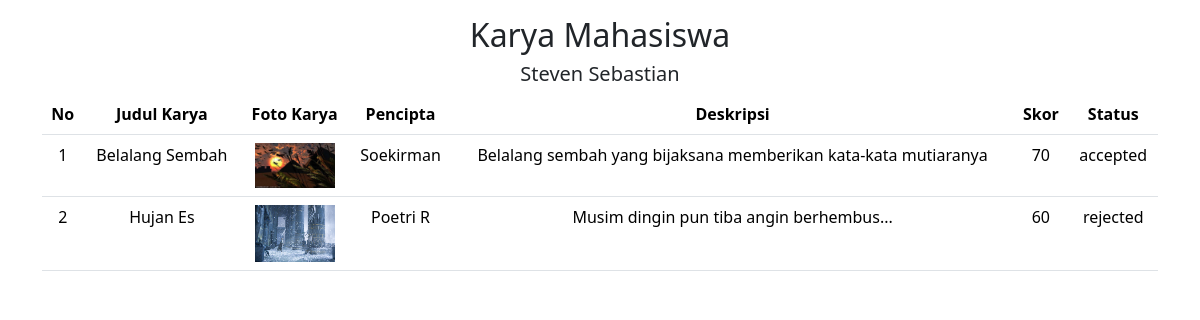
The app's page /cms/karya_mahasiswa.php?id_user=1&nama=Steven Sebastian (signed in) with its own data.
### tables this page shows
CREATE TABLE `tb_karya` (
  `id_karya` int(11) NOT NULL,
  `id_user` int(11) NOT NULL,
  `judul_karya` varchar(50) NOT NULL,
  `foto_kaya` varchar(100) NOT NULL,
  `deskripsi` text NOT NULL,
  `pencipta` varchar(30) NOT NULL,
  `skor` int(3) DEFAULT NULL,
  `tenggat_kurasi` date DEFAULT NULL,
  `status` varchar(10) NOT NULL
);

### cms/karya_mahasiswa.php (the view, shortened to what this page needs)
<!DOCTYPE html>
<html lang="en">
<head>
    <link href="https://cdn.jsdelivr.net/npm/bootstrap@5.3.3/dist/css/bootstrap.min.css" rel="stylesheet">
</head>
<body>
    <?php
    include "connection.php";
    $nama = $_GET['nama'];
    ?>
    <div class="container">
        <h2 class="text-center mt-3">Karya Mahasiswa</h2>
        <h5 align='center'><?= $nama; ?></h5>
        <table class="table table-hover text-center mt-2" id="myTable">
            <thead>
                <tr>
                    <th>No</th>
                    <th>Judul Karya</th>
                    <th>Foto Karya</th>
                    <th>Pencipta</th>
                    <th>Deskripsi</th>
                    <th>Skor</th>
                    <th>Status</th>
                </tr>
            </thead>
            <tbody>
                <?php
                $id_user = $_GET['id_user'];
                $sSQL = "select * from tb_karya where id_user='$id_user'";
                $result = mysqli_query($conn, $sSQL);
                if (mysqli_num_rows($result) > 0) {
                    $no = 0;
                    while ($row = mysqli_fetch_assoc($result)) {
                        $no++;
                        $judul_karya = $row['judul_karya'];
                        $foto_karya = $row['foto_kaya'];
                        $pencipta = $row['pencipta'];
                        $deskripsi = $row['deskripsi'];
                        $skor = $row['skor'];
                        $status = $row['status'];
                ?>
                        <tr>
                            <td><?php echo $no; ?></td>
                            <td><?php echo $judul_karya; ?></td>
                            <td><img src="../images/<?= $foto_karya; ?>" width="80px"></td>
                            <td><?= $pencipta; ?></td>
                            <td><?= $deskripsi; ?></td>
                            <td><?= $skor; ?></td>
                            <td><?= $status; ?></td>
                        </tr>
                    <?php
                    }
                } else {
                    ?>
                    <tr>
                        <td align="center" colspan="7" class="text-danger">Mahasiswa belum mengajukan karya !</td>
                    </tr>
                <?php } ?>
            </tbody>
        </table>
    </div>
</body>
</html>

### records on screen
tb_karya: judul_karya "Belalang Sembah", foto_kaya (picture), pencipta "Soekirman", deskripsi "Belalang sembah yang bijaksana memberikan kata-kata mutiaranya", skor "70", status "accepted"
tb_karya: judul_karya "Hujan Es", foto_kaya (picture), pencipta "Poetri R", deskripsi "Musim dingin pun tiba angin berhembus...", skor "60", status "rejected"

### other values on screen
$nama "Steven Sebastian"
